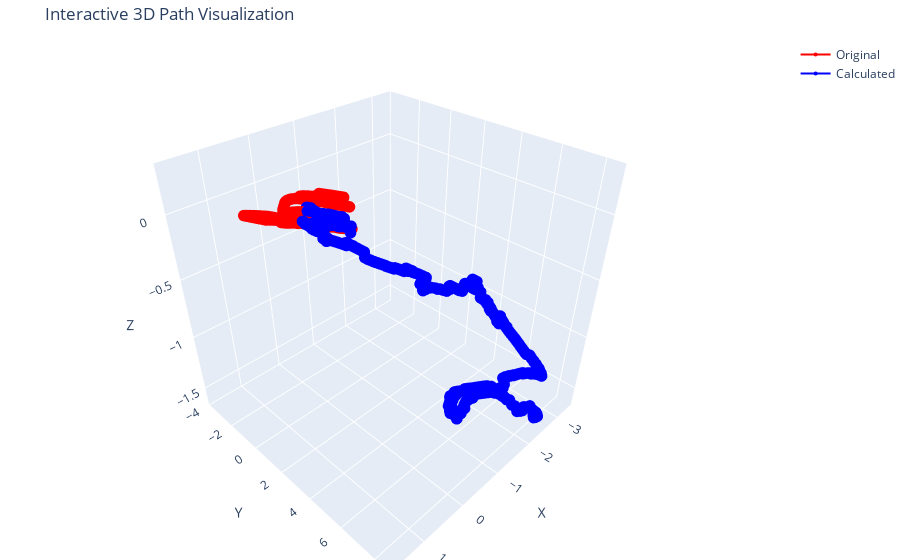

Here is the notebook cell this chart was saved with:
### Markdown cell above
## Visualización

### Code cell
# Create 3D scatter lines
fig = go.Figure()

# Adding Original Path to figure
fig.add_trace(go.Scatter3d(
    x=original_path[:,0], y=original_path[:,1], z=original_path[:,2],
    mode='lines+markers', marker=dict(size=4, color='red'),
    name="Original"
))

# Adding Calculated Path to figure
fig.add_trace(go.Scatter3d(
    x=calculated_path[:,0], y=calculated_path[:,1], z=calculated_path[:,2],
    mode='lines+markers', marker=dict(size=4, color='blue'),
    name="Calculated"
))

# Labels & Layout
fig.update_layout(
    title="Interactive 3D Path Visualization",
    scene=dict(
        xaxis_title="X",
        yaxis_title="Y",
        zaxis_title="Z"
    ),
    margin=dict(l=0, r=0, b=0, t=40)
)

# Show the figure
fig.show()

### Figure 1 — Plotly figure (JSON) as saved in the notebook; plotly's stock layout.template omitted (floating-point values rounded to 4 significant figures; data arrays with more than 128 entries replaced by an {"elided": "..."} marker saying what was removed)
{"data": [{"marker": {"color": "red", "size": 4}, "mode": "lines+markers", "name": "Original", "type": "scatter3d", "x": {"elided": "1058 float values"}, "y": {"elided": "1058 float values"}, "z": {"elided": "1058 float values"}}, {"marker": {"color": "blue", "size": 4}, "mode": "lines+markers", "name": "Calculated", "type": "scatter3d", "x": {"elided": "986 float values"}, "y": {"elided": "986 float values"}, "z": {"elided": "986 float values"}}], "layout": {"margin": {"b": 0, "l": 0, "r": 0, "t": 40}, "scene": {"xaxis": {"title": {"text": "X"}}, "yaxis": {"title": {"text": "Y"}}, "zaxis": {"title": {"text": "Z"}}}, "title": {"text": "Interactive 3D Path Visualization"}}}
